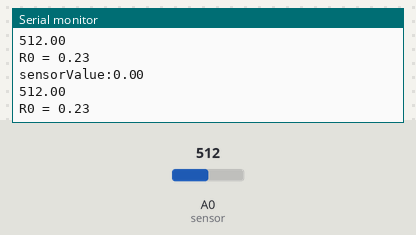
A sketch run on a simulated Arduino Uno, built with avr-gcc and run on an emulated ATmega328P. Parts: the last lines printed to the serial monitor. The test bench sets the inputs (shaded band); at power-on: A0 (sensor) = 512.

Above: at 1.2 s.
1.3 s: A0 (sensor) set to 0
At 2.7 s:
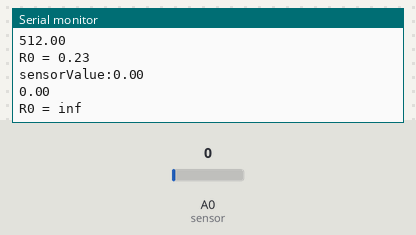
4.3 s: A0 (sensor) set to 122
At 5.0 s:
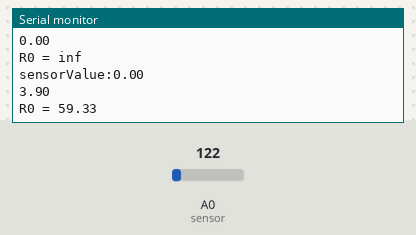
Timing chart, 0 to 7.3 s (numbered marks = the images above; inputs shaded):
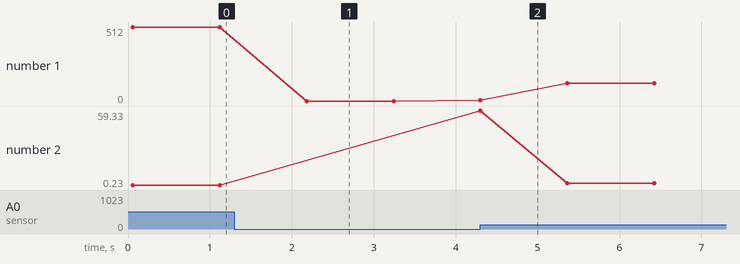

Measured:
- after the input at 1.3 s, the serial monitor: prints a new line after 0.88 s (image 1)
- after the input at 4.3 s, the serial monitor: prints a new line at once (image 2)
- plotted number 1: 0 → 122 after the input at 4.3 s
- plotted number 2: 0.23 → 1.68 after the input at 4.3 s

The sketch:

calibration.ino
```cpp
/*
Arduino MQ4 gas sensor - Geekstips.com
 This example is for calculating R0 which is
 the resistance of the sensor at a known concentration
 without the presence of other gases, or in fresh air
*/
void setup() {
  Serial.begin(115200); //Baud rate
}

void loop() {
  float sensor_volt=0; //Define variable for sensor voltage
  float RS_air=0; //Define variable for sensor resistance
  float R0=0; //Define variable for R0
  float sensorValue=0; //Define variable for analog readings
  Serial.print("sensorValue:" );

  Serial.println(sensorValue );

 for (int x = 0 ; x < 500 ; x++){
    sensorValue = sensorValue + analogRead(A0); //Add analog values of sensor 500 times
  }

  sensorValue = sensorValue / 500.0; //Take average of readings
  Serial.println(sensorValue );
  sensor_volt = sensorValue * (5.0 / 1023.0); //Convert average to voltage
  RS_air = ((5.0 * 1.0) / sensor_volt) - 1.0; //Calculate RS in fresh air, R(L)=1K Ohm
  R0 = RS_air / 4.4; //Calculate R0

  Serial.print("R0 = ");
  Serial.println(R0); //Display value of R0
  delay(1000);
}
```
